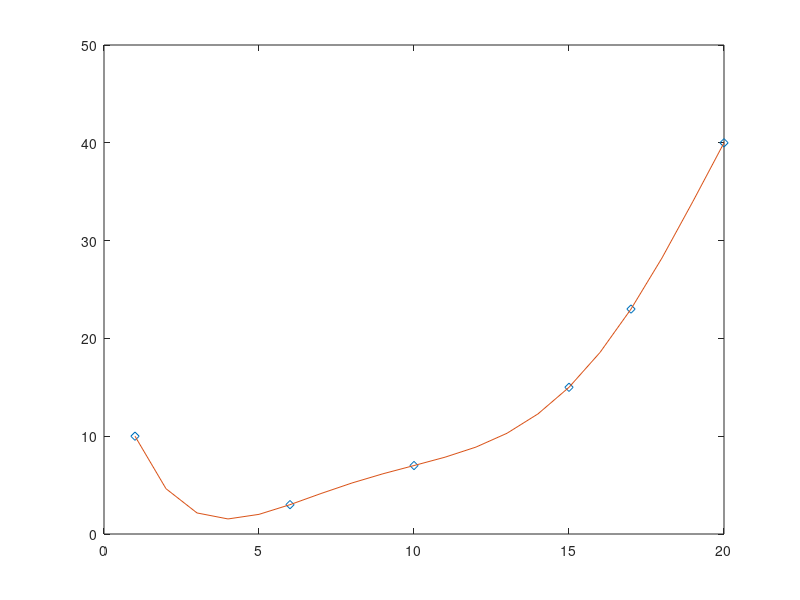

MATLAB code to generate this figure:
clear all

#dane wejsciowe
x = [1 6 10 15 17 20];
y = [10 3 7 15 23 40];

#x = [1 2 4 5 7]
#y = [52 5 -5 -40 10]

function a = newton_interpolation(x,y)
	x
	y
	#ktorego stopnia wielomian
	len = length(x) -1;
	#pierwsza kolumna danych do dalszej obrobki
	for i = 1:len
		data(i,1) = (y(i+1)-y(i))/(x(i+1)-x(i));
	end
	#kolejne kolumny zawierajace kolejne ilorazy roznicowe
	for i = 2:len
		for j = 1:(len-i+1)
			data(j,i) = (data(j+1,i-1)-data(j,i-1))/(x(j+i)-x(j));
		end
	end
	#pierwszy element to y1
	a(1) = y(1);
	#elementy z pierwszego wiersza macierzy data to kolejne wspolczynniki
	for i = 1:(len)
		a(i+1) = data(1,i);
	end
	#lwyjsciowe wspolczynniki
	a;
	data
endfunction

a = newton_interpolation(x,y)

polfit = polyfit(x,y,5)

xa = [1:20];
ya = polyval(polfit,xa);

plot(x,y,"d", xa,ya)